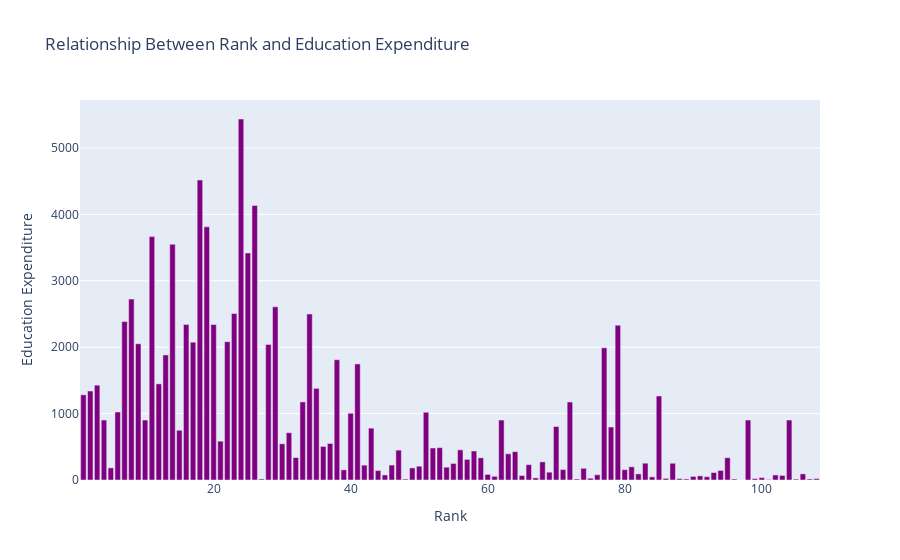

This figure's notebook cell:
### Code cell
fig = px.bar(IqIt_train, x="Id", y="education_expenditure", title="Relationship Between Rank and Education Expenditure",
             labels={"Id": "Rank", "education_expenditure": "Education Expenditure"})
fig.update_traces(marker=dict(color='purple'))
fig.show()

### Figure 1 — Plotly figure (JSON) as saved in the notebook; plotly's stock layout.template omitted (floating-point values rounded to 4 significant figures)
{"data": [{"alignmentgroup": "True", "hovertemplate": "Rank=%{x}<br>Education Expenditure=%{y}<extra></extra>", "legendgroup": "", "marker": {"color": "purple", "pattern": {"shape": ""}}, "name": "", "offsetgroup": "", "orientation": "v", "showlegend": false, "textposition": "auto", "type": "bar", "x": [32, 92, 104, 99, 46, 90, 27, 72, 69, 49, 107, 85, 95, 52, 68, 2, 47, 55, 13, 67, 101, 51, 74, 5, 38, 83, 45, 58, 98, 33, 100, 93, 12, 1, 3, 87, 65, 63, 26, 40, 64, 29, 82, 73, 97, 21, 91, 80, 50, 17, 37, 102, 59, 11, 10, 9, 35, 36, 53, 16, 62, 44, 70, 14, 24, 41, 7, 25, 31, 18, 56, 103, 105, 79, 108, 23, 30, 48, 34, 61, 94, 28, 81, 84, 39, 42, 4, 57, 76, 106, 88, 19, 66, 6, 60, 78, 71, 22, 54, 75, 77, 96, 15, 20, 86, 8, 43, 89], "xaxis": "x", "y": [338, 50, 903.1, 21, 225, 54, 16, 1174, 118, 182, 16, 1265, 336, 482, 273, 1340, 450, 249, 1883, 32, 7, 1020, 176, 183, 1811, 253, 76, 437, 903.1, 1176, 36, 113, 1448, 1283, 1428, 252, 67, 395, 4133, 1005, 427, 2608, 92, 15, 1, 585, 62, 156, 208, 2076, 550, 76, 334, 3665, 903.1, 2052, 1380, 505, 487, 2343, 903.1, 143, 805, 3550, 5436, 1748, 2386, 3419, 712, 4518, 454, 69, 14, 2331, 22, 2507, 545, 14, 2500, 55, 144, 2042, 199, 47, 153, 224, 903.1, 310, 79, 92, 20, 3812, 231, 1024, 84, 798, 158, 2083, 193, 27, 1990, 15, 749, 2341, 25, 2725, 781, 16], "yaxis": "y"}], "layout": {"barmode": "relative", "legend": {"tracegroupgap": 0}, "title": {"text": "Relationship Between Rank and Education Expenditure"}, "xaxis": {"anchor": "y", "domain": [0, 1], "title": {"text": "Rank"}}, "yaxis": {"anchor": "x", "domain": [0, 1], "title": {"text": "Education Expenditure"}}}}
